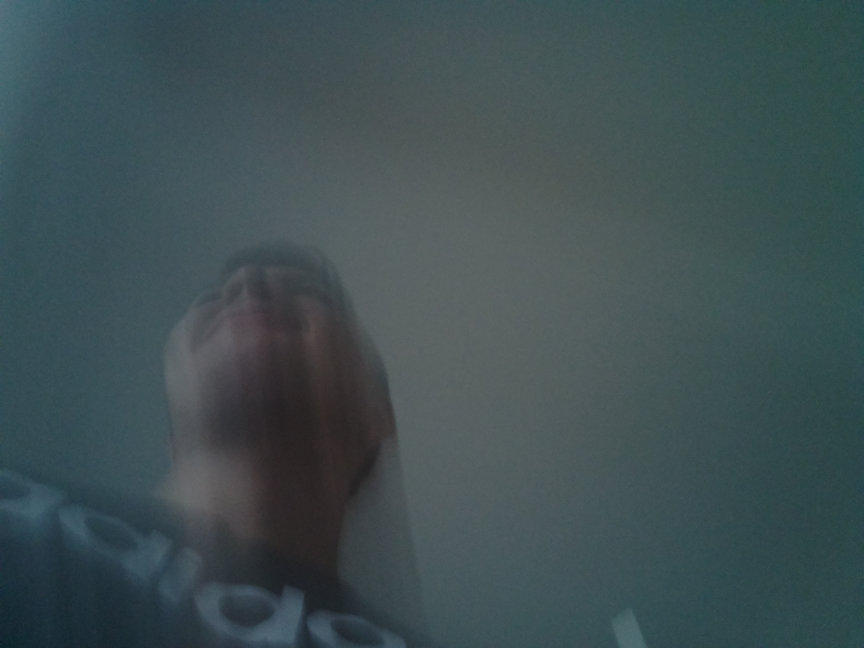
#> input picture Python/CodeWithTim/Assets/cam.jpg, 2592 x 1944 px, found by its file name (shown at 1/3 size)
$ python video_2.py
#> lines starting #> are read from the running program, lines starting #| are printed output that depends on the picture
import cv2
from os import path
import random
img = cv2.imread(path.abspath('Python/CodeWithTim/Assets/cam.jpg'), 1)
#> img is the input picture: shape (1944, 2592, 3); mean B, G, R 82.5, 79.6, 62.9

# Prints the array
#print(img)

# Prints out the type of the img object
print(type(img))
#| <class 'numpy.ndarray'>

"""
Prints:

Height
Width
Channels
"""
print(img.shape)
#| (1944, 2592, 3)

# Gives Random color values to the first 300 rows
for i in range(300):
    for j in range(img.shape[1]):
        img[i][j] = [random.randint(0, 255), random.randint(0, 255), random.randint(0, 255)]
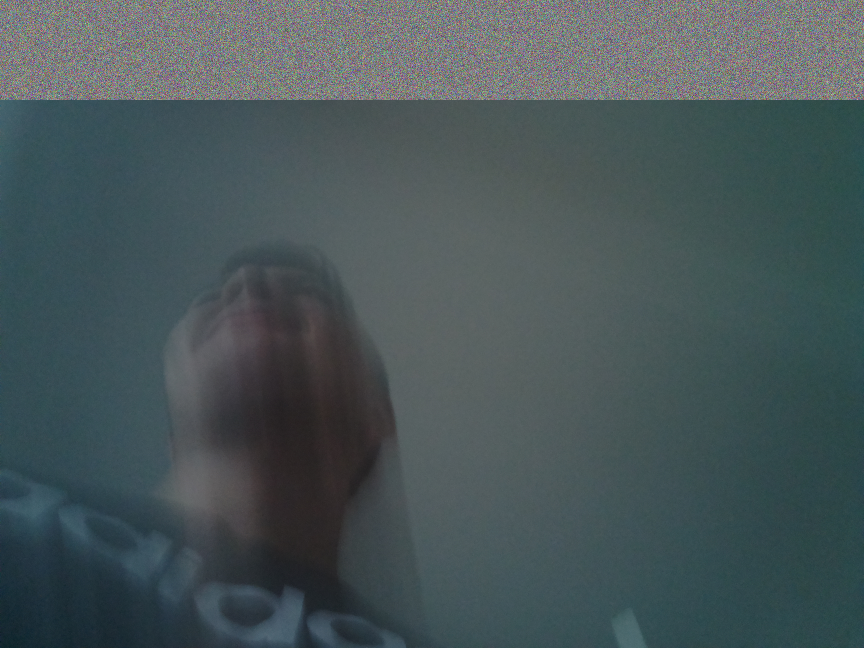
#> img: shape (1944, 2592, 3) (shown at 1/3 size); mean B, G, R 89.1, 86.7, 73.4


tag = img[500:700, 600:900]
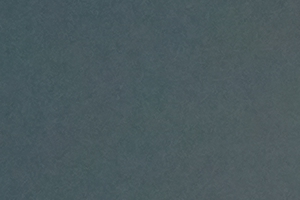
#> tag: shape (200, 300, 3); mean B, G, R 94.6, 90.2, 74.5
img[800:1000, 650:950] = tag

img = cv2.resize(img, (0, 0), fx=0.2, fy=0.2) # Scales by a 0.2x factor.
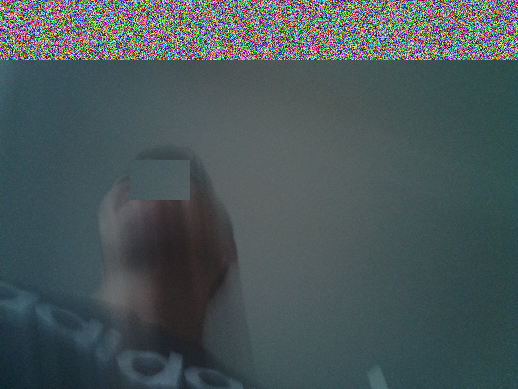
#> img: shape (389, 518, 3); mean B, G, R 89.3, 87, 73.3

cv2.imwrite('video_2new_image_stored.jpg', img) # Stores the image previously modified (rotated in this context).

cv2.imshow('Image', img) # Shows the image.
cv2.waitKey(0) # Wait infinitely.
cv2.destroyAllWindows() # At the end destroys all the windows generated.
